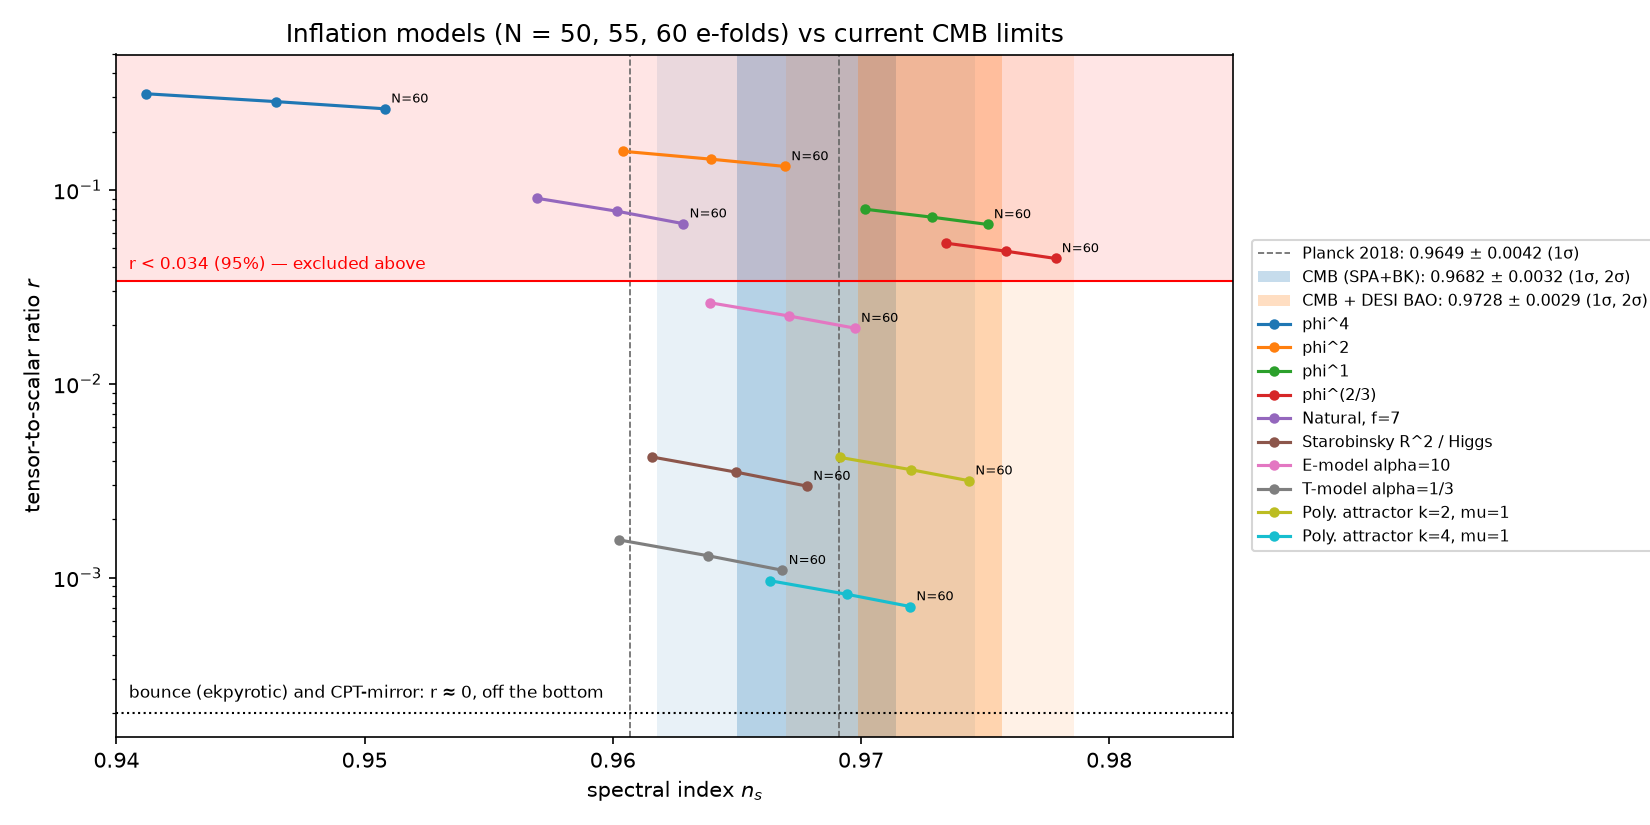

Here is the Python script that generated this plot:
"""Slow-roll predictions (n_s, r) for standard inflation models vs current CMB limits.

Units: reduced Planck mass M_pl = 1. For each potential V(phi) we find phi_end
(epsilon_V = 1), go back N e-folds with dN = V / V' dphi, and evaluate the
first-order slow-roll formulas n_s = 1 - 6 eps + 2 eta, r = 16 eps at phi_*.
First order is accurate to ~1e-3 in n_s here, below the current 1-sigma (~3e-3).

Run: uv run --no-project --with numpy --with scipy --with matplotlib python ns_r.py
     -> prints a table and writes ns_r.png
"""
import numpy as np
from scipy.integrate import quad
from scipy.optimize import brentq

# --- Observational constraints (see before_big_bang.md, section 8, for sources) ---
DATA = {
    "Planck 2018":     (0.9649, 0.0042),  # Planck 2018 VI (Aghanim et al. 2020), TT,TE,EE+lowE+lensing
    "CMB (SPA+BK)":    (0.9682, 0.0032),  # Balkenhol et al. 2026, CMB only
    "CMB + DESI BAO":  (0.9728, 0.0029),  # Balkenhol et al. 2026, + DESI DR2
}
R_MAX = 0.034  # 95% upper limit, Balkenhol et al. 2026 (BK18 alone: 0.036)


def slow_roll(V, dV, d2V, N, phi_hi=40.0, phi_lo=1e-6):
    """(n_s, r) N e-folds before the end of inflation, for a potential whose
    plateau / large-field region is at large phi and inflation ends rolling to smaller phi."""
    eps = lambda p: 0.5 * (dV(p) / V(p)) ** 2
    eta = lambda p: d2V(p) / V(p)
    # end of inflation: largest phi below the plateau where eps = 1
    grid = np.geomspace(phi_lo, phi_hi, 4000)
    e = np.array([eps(p) for p in grid]) - 1.0
    idx = np.where(np.sign(e[:-1]) != np.sign(e[1:]))[0]
    phi_end = brentq(lambda p: eps(p) - 1.0, grid[idx[-1]], grid[idx[-1] + 1])
    efolds = lambda p: quad(lambda x: V(x) / dV(x), phi_end, p, limit=200)[0]
    phi_star = brentq(lambda p: efolds(p) - N, phi_end * (1 + 1e-9), phi_hi)
    return 1 - 6 * eps(phi_star) + 2 * eta(phi_star), 16 * eps(phi_star)


def monomial(p):
    return (lambda f: f**p, lambda f: p * f**(p - 1), lambda f: p * (p - 1) * f**(p - 2))


def starobinsky(alpha=1.0):
    """E-model alpha-attractor; alpha = 1 is Starobinsky R^2 (and Higgs inflation at large N)."""
    a = np.sqrt(2 / (3 * alpha))
    return (lambda f: (1 - np.exp(-a * f)) ** 2,
            lambda f: 2 * a * np.exp(-a * f) * (1 - np.exp(-a * f)),
            lambda f: 2 * a**2 * np.exp(-a * f) * (2 * np.exp(-a * f) - 1))


def t_model(alpha):
    """T-model alpha-attractor V = tanh^2(phi / sqrt(6 alpha))."""
    s = np.sqrt(6 * alpha)
    t = lambda f: np.tanh(f / s)
    sech2 = lambda f: 1 - t(f) ** 2
    return (lambda f: t(f) ** 2,
            lambda f: 2 * t(f) * sech2(f) / s,
            lambda f: 2 * sech2(f) * (1 - 3 * t(f) ** 2) / s**2)


def polynomial_attractor(k, mu):
    """Kallosh-Linde 2022 polynomial alpha-attractor V = phi^k / (phi^k + mu^k)."""
    return (lambda f: f**k / (f**k + mu**k),
            lambda f: k * mu**k * f**(k - 1) / (f**k + mu**k) ** 2,
            lambda f: k * mu**k * f**(k - 2) * ((k - 1) * mu**k - (k + 1) * f**k) / (f**k + mu**k) ** 3)


def natural(fdecay):
    """Natural inflation (Freese-Frieman-Olinto 1990) V = 1 - cos(phi/f), rolling to phi = 0."""
    return (lambda p: 1 - np.cos(p / fdecay),
            lambda p: np.sin(p / fdecay) / fdecay,
            lambda p: np.cos(p / fdecay) / fdecay**2)


MODELS = [
    # label, (V, V', V''), phi_hi (upper search bound for phi_*)
    ("phi^4", monomial(4), 60),
    ("phi^2", monomial(2), 60),
    ("phi^1", monomial(1), 60),
    ("phi^(2/3)", monomial(2 / 3), 60),
    ("Natural, f=7", natural(7.0), 7 * np.pi * 0.999),
    ("Starobinsky R^2 / Higgs", starobinsky(1.0), 40),
    ("E-model alpha=10", starobinsky(10.0), 80),
    ("T-model alpha=1/3", t_model(1 / 3), 15),
    ("Poly. attractor k=2, mu=1", polynomial_attractor(2, 1.0), 400),
    ("Poly. attractor k=4, mu=1", polynomial_attractor(4, 1.0), 400),
]
NS = (50, 55, 60)


def tension(ns, r):
    """Rough distance from each constraint: |n_s offset| in sigma; flag r above the limit.
    (Treats n_s and r as independent; the real contours are only weakly correlated.)"""
    out = {k: (ns - m) / s for k, (m, s) in DATA.items()}
    return out, r > R_MAX


if __name__ == "__main__":
    results = {}
    print(f"{'model':28s} {'N':>3s} {'n_s':>7s} {'r':>9s}   " +
          "  ".join(f"{k:>14s}" for k in DATA) + "   r<0.034?")
    for label, (V, dV, d2V), hi in MODELS:
        results[label] = []
        for N in NS:
            ns, r = slow_roll(V, dV, d2V, N, phi_hi=hi)
            results[label].append((N, ns, r))
            sig, r_bad = tension(ns, r)
            print(f"{label:28s} {N:3d} {ns:7.4f} {r:9.2e}   " +
                  "  ".join(f"{v:+13.1f}σ" for v in sig.values()) +
                  ("   EXCLUDED" if r_bad else "   ok"))

    import matplotlib
    matplotlib.use("Agg")
    import matplotlib.pyplot as plt

    fig, ax = plt.subplots(figsize=(11, 5.5))
    for (name, (m, s)), c in zip(DATA.items(), ["0.4", "tab:blue", "tab:orange"]):
        if name == "Planck 2018":  # superseded; show as dashed 1-sigma lines only
            for x in (m - s, m + s):
                ax.axvline(x, color=c, ls="--", lw=0.8)
            ax.plot([], [], color=c, ls="--", lw=0.8, label=f"{name}: {m} ± {s} (1σ)")
            continue
        ax.axvspan(m - 2 * s, m + 2 * s, color=c, alpha=0.10, lw=0)
        ax.axvspan(m - s, m + s, color=c, alpha=0.25, lw=0, label=f"{name}: {m} ± {s} (1σ, 2σ)")
    ax.axhspan(R_MAX, 1, color="red", alpha=0.10, lw=0)
    ax.axhline(R_MAX, color="red", lw=1)
    ax.text(0.9405, R_MAX * 1.15, "r < 0.034 (95%) — excluded above", color="red", fontsize=8)
    for label, rows in results.items():
        ns = [x[1] for x in rows]; r = [x[2] for x in rows]
        ax.plot(ns, r, "o-", ms=4, label=label)
        ax.annotate("N=60", (ns[-1], r[-1]), fontsize=6, xytext=(3, 3), textcoords="offset points")
    # Bounce / CPT-mirror: no detectable primordial tensors; n_s is fit, not predicted (see note)
    ax.axhline(2e-4, color="k", ls=":", lw=1)
    ax.text(0.9405, 2.4e-4, "bounce (ekpyrotic) and CPT-mirror: r ≈ 0, off the bottom", fontsize=8)
    ax.set_yscale("log"); ax.set_ylim(1.5e-4, 0.5); ax.set_xlim(0.94, 0.985)
    ax.set_xlabel("spectral index $n_s$"); ax.set_ylabel("tensor-to-scalar ratio $r$")
    ax.set_title("Inflation models (N = 50, 55, 60 e-folds) vs current CMB limits")
    ax.legend(fontsize=7.5, loc="center left", bbox_to_anchor=(1.01, 0.5))
    fig.tight_layout(); fig.savefig("ns_r.png", dpi=150)
    print("wrote ns_r.png")
